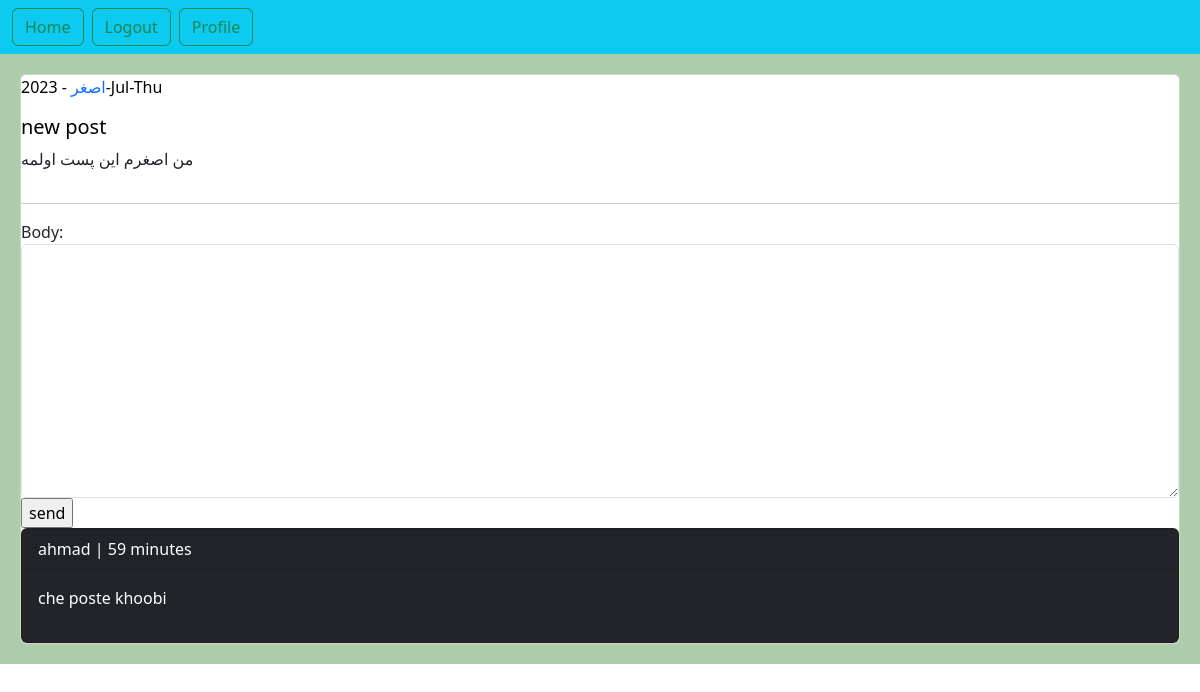
The page /post/13/mn-sgrm-yn-pst-wlmh/ (signed in) on the database its author committed.
### home/models.py (models this page shows, shortened)
class Post(models.Model):
    user = models.ForeignKey(User, on_delete=models.CASCADE,
                             related_name='posts')  # اگر یک یوزر حذف شد پست هایش نیز حذف می شود.
    title = models.CharField(max_length=240)
    body = models.TextField()
    slug = models.SlugField()
    created = models.DateTimeField(auto_now_add=True)
    updated = models.DateTimeField(auto_now=True)
    class Meta:
        ordering = ['-created']  # مرتب سازی پست ها بر اساس تاریخ

class Comment(models.Model):
    user = models.ForeignKey(User, on_delete=models.CASCADE, related_name='ucomments')
    post = models.ForeignKey(Post, on_delete=models.CASCADE, related_name='pcomments')
    reply = models.ForeignKey('self', on_delete=models.CASCADE, related_name='rcomments', blank=True, null=True)
    is_reply = models.BooleanField(default=False)
    body = models.TextField(max_length=400)
    created = models.DateTimeField(auto_now_add=True)

### home/views.py (the view, shortened to what this page needs)
# urls.py: path('post/<int:post_id>/<slug:post_slug>/', views.PostDetailView.as_view(), name='post_detail'),
class PostDetailView(View):
    form_class = CommentCreateForm
    def setup(self, request, *args, **kwargs):
        self.post_instance = get_object_or_404(Post, pk=kwargs['post_id'], slug=kwargs['post_slug'])
        return super().setup(request, *args, **kwargs)
    def get(self, request, *args, **kwargs):
        comments = self.post_instance.pcomments.filter(is_reply=False)
        return render(request, 'home/detail.html',
                      {'post': self.post_instance, 'comments': comments, 'form': self.form_class})

### home/templates/home/detail.html (shortened to what this page needs)
{% extends 'base.html' %}
{% block content %}
    <div class="card">
    <p style="color: black;"><a href="{% url 'account:user_profile' post.user.id %}" style="text-decoration: none">{{ post.user }}</a> - {{ post.updated|date:"Y-M-D" }}</p>
    <h5 style="color: black">{{ post.title }}</h5>
    <p>{{ post.body }}</p>
        <hr>
    {% if request.user.is_authenticated %}
        <form action="" method="post">
            {{ form.as_div }}
            <input type="submit" value="send">
        </form>
    {% else %}
        <p class="alert alert-danger">only logged in users can comment</p>
    {% endif %}
    {% for comment in comments %}
        <div class="card bg-dark text-white">
        <p class="card-header">{{ comment.user }} | {{ comment.created | timesince }}</p>
        <p class="card-body">{{ comment.body }}</p>
        </div>
    {% empty %}
        <p>No comments yet!</p>
    {% endfor %}
    </div>
{% endblock %}

### rows shown on the page
Post: user "اصغر", updated "2023-Jul-Thu", title "new post", body "من اصغرم این پست اولمه"
Comment: user "ahmad", created "59 minutes", body "che poste khoobi"
